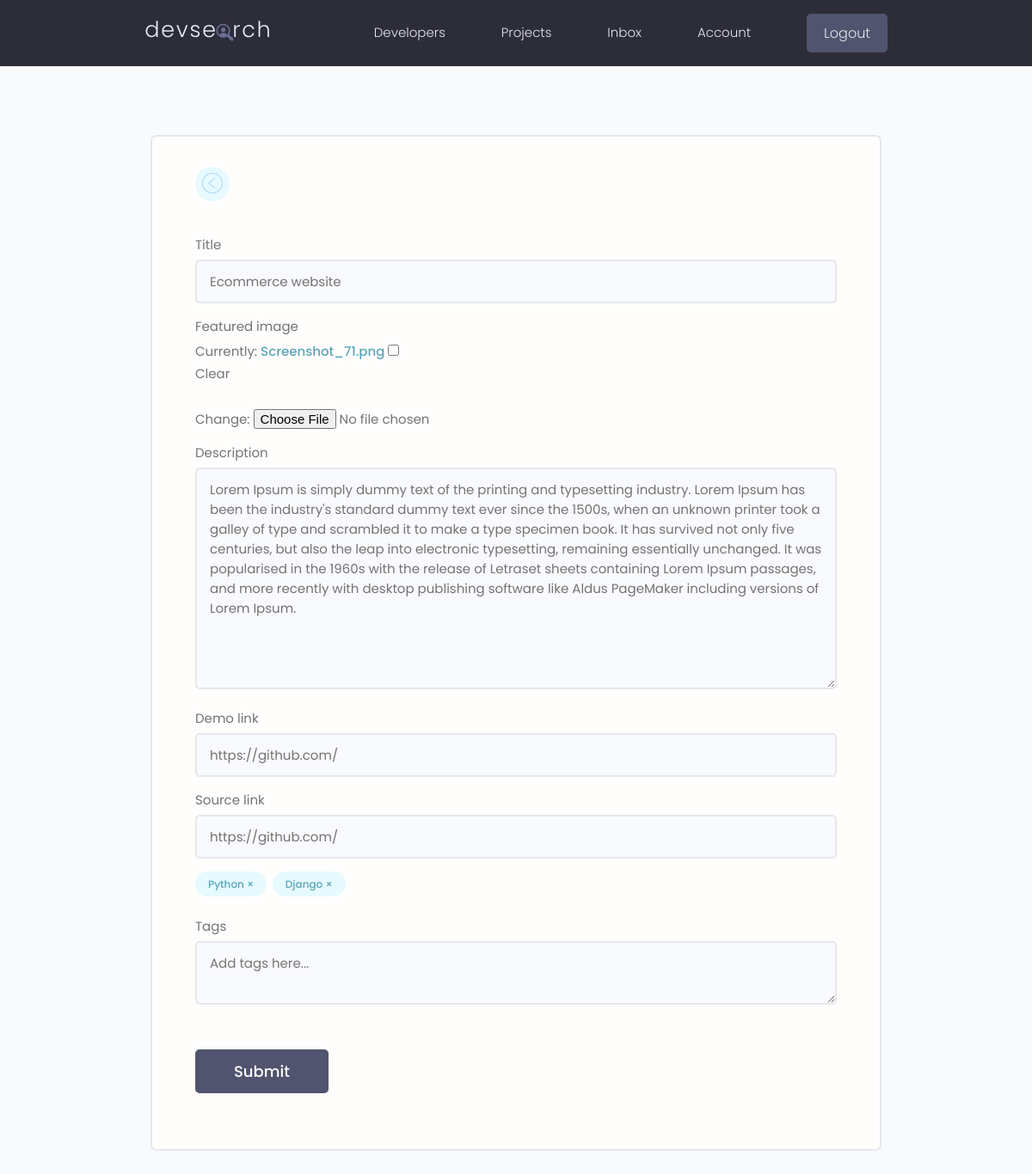
Before: /projects/update-project/cafba34c-40e2-4cfe-b05c-3421acb3c107/ (signed in) with the older database file.
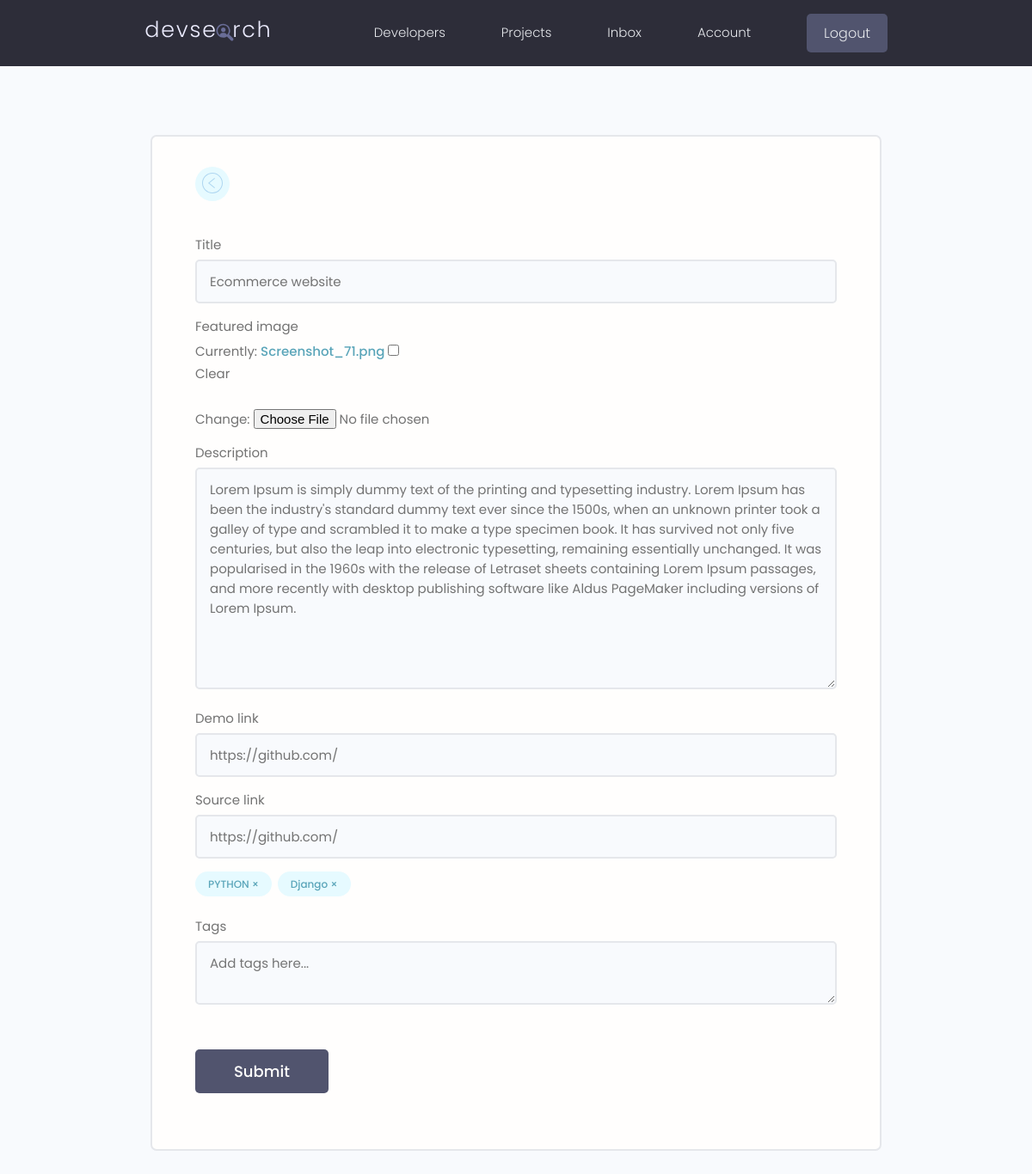
After: the same page with the newer database file.
### projects/models.py (models this page shows, shortened)
class Project(models.Model):
    owner=models.ForeignKey(Profile,null=True,blank=True,on_delete=models.CASCADE)
    title=models.CharField(max_length=200)
    description=models.TextField(null=True,blank=True)
    featured_image=models.ImageField(null=True,blank=True,default="default.jpg")
    demo_link=models.CharField(max_length=2000,null=True,blank=True)
    source_link=models.CharField(max_length=2000,null=True,blank=True)
    tags=models.ManyToManyField('Tag',blank=True)
    vote_total=models.IntegerField(default=0,null=True,blank=True)
    vote_ratio=models.IntegerField(default=0,null=True,blank=True)
    created_at=models.DateTimeField(auto_now_add=True)
    id=models.UUIDField(default=uuid.uuid4,unique=True,primary_key=True,editable=False)    # django has default id generation for each instance created in a model, here we are overriding the id
    class Meta:
        ordering=['-vote_ratio','-vote_total','title']

class Tag(models.Model):
    name=models.CharField(max_length=200)
    created_at=models.DateTimeField(auto_now_add=True)
    id=models.UUIDField(default=uuid.uuid4,unique=True,primary_key=True,editable=False)

### projects/views.py (the view, shortened to what this page needs)
# urls.py: path('update-project/<str:pk>/',views.updateProject,name="update-project"),
@login_required(login_url="login")
def updateProject(request,pk):
    profile=request.user.profile
    project=profile.project_set.get(id=pk)  # only the owner can update
    form=ProjectForm(instance=project)
    context={'form':form,'project':project}
    return render(request,"projects/project_form.html",context)

### projects/forms.py
class ProjectForm(ModelForm):
    class Meta:
        model=Project
        fields = ['title','featured_image','description','demo_link','source_link']
        widgets={
            'tags':forms.CheckboxSelectMultiple(),
        }
    def __init__(self, *args, **kwargs):
        super(ProjectForm,self).__init__( *args, **kwargs)
        for name, field in self.fields.items():
            field.widget.attrs.update({'class':'input'})

### projects/templates/projects/project_form.html (shortened to what this page needs)
{% extends 'main.html' %}
{% block content %}
<main class="formPage my-xl">
  <div class="content-box">
      <div class="formWrapper">
          <a class="backButton" href="{% url 'account' %}"></a>
          <br>
          <form class="form" method="POST"  enctype="multipart/form-data">
              {% for field in form %}
              <div class="form__field">
                  <label for="formInput#text">{{field.label}} </label>
                 {{field}}
              </div>
              {% endfor %}
              <div class="form__field">
                {% for tag in project.tags.all %}
                  <div class="project-tag tag tag--pill tag--main" data-tag="{{tag.id}}" data-project="{{project.id}}">{{tag.name}} &#215;</div>
                {%  endfor %}
              </div>
              <div class="form__field">
                <label for="formInput#text">Tags</label>
                <textarea class ="input" name="newtags" placeholder="Add tags here..."></textarea>
              </div>
              <input class="btn btn--sub btn--lg  my-md" type="submit" value="Submit" />
          </form>
      </div>
  </div>
</main>
{% endblock %}

Changed rows visible on the page:
no longer on this page (row unchanged): Tag: name "Python"
added Tag: name "PYTHON"
